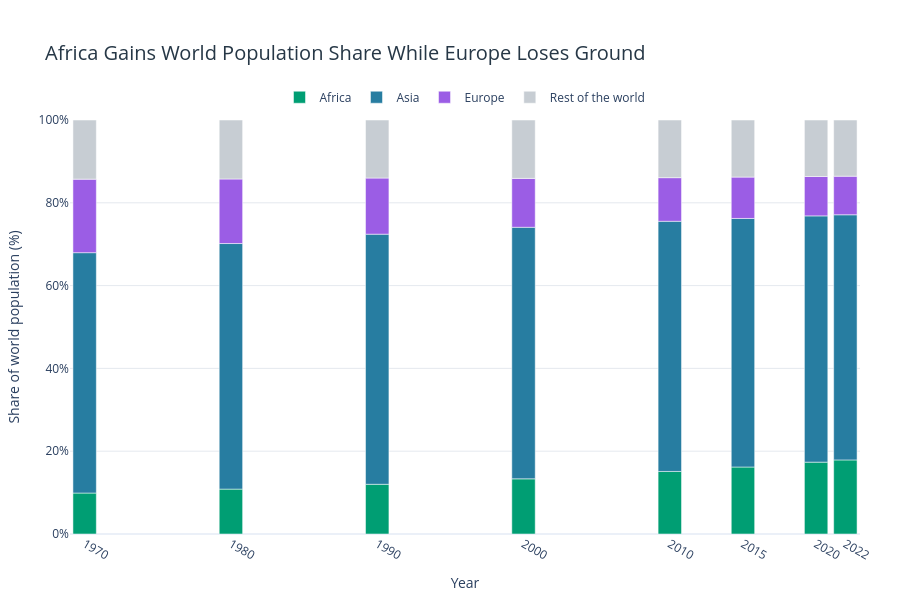

The cell this chart's notebook holds for it:
### Markdown cell above
I chose a 100% stacked bar chart because it shows how each continent’s share of the world population changed over time. I grouped the three smaller continents together and used different colours to make the changes easier to compare.

### Code cell
q7_df = df_long.copy()

q7_df['Group'] = q7_df['Continent'].replace({
    'North America': 'Rest of the world',
    'South America': 'Rest of the world',
    'Oceania': 'Rest of the world'
})

q7_grouped = q7_df.groupby(
    ['Year', 'Group'], as_index=False
)['Population'].sum()

q7_grouped['World Total'] = q7_grouped.groupby(
    'Year'
)['Population'].transform('sum')

q7_grouped['World Share (%)'] = (
    q7_grouped['Population'] / q7_grouped['World Total']
) * 100

group_order = [
    'Africa',
    'Asia',
    'Europe',
    'Rest of the world'
]

colors = {
    'Africa': '#009E73',
    'Asia': '#277DA1',
    'Europe': '#9B5DE5',
    'Rest of the world': '#C7CDD3'
}

fig = px.bar(
    q7_grouped,
    x='Year',
    y='World Share (%)',
    color='Group',
    category_orders={'Group': group_order},
    color_discrete_map=colors,
    barmode='relative',
    title='Africa Gains World Population Share While Europe Loses Ground',
    labels={
        'Year': 'Year',
        'World Share (%)': 'Share of world population (%)',
        'Group': ''
    }
)

fig.update_layout(
    template='plotly_white',
    height=600,
    title_font=dict(size=20, color='#263746'),
    barnorm='percent',
    yaxis=dict(
        range=[0, 100],
        ticksuffix='%',
        showgrid=True,
        gridcolor='#E5E9EF'
    ),
    xaxis=dict(
        tickmode='array',
        tickvals=[1970, 1980, 1990, 2000, 2010, 2015, 2020, 2022],
        showgrid=False
    ),
    legend=dict(
        orientation='h',
        yanchor='bottom',
        y=1.02,
        xanchor='center',
        x=0.5
    ),
    margin=dict(l=70, r=40, t=120, b=60)
)

fig.show()
fig.write_image("/Users/gvsujith/Desktop/dataviz-exercises-sujith/quiz/charts/Q7_population_share.png", scale=2)

### Figure 1 — Plotly figure (JSON) as saved in the notebook; plotly's stock layout.template omitted (floating-point values rounded to 4 significant figures)
{"data": [{"hovertemplate": "=Africa<br>Year=%{x}<br>Share of world population (%)=%{y}<extra></extra>", "legendgroup": "Africa", "marker": {"color": "#009E73", "pattern": {"shape": ""}}, "name": "Africa", "orientation": "v", "showlegend": true, "textposition": "auto", "type": "bar", "x": [1970, 1980, 1990, 2000, 2010, 2015, 2020, 2022], "xaxis": "x", "y": [9.893, 10.84, 12.01, 13.32, 15.11, 16.18, 17.36, 17.89], "yaxis": "y"}, {"hovertemplate": "=Asia<br>Year=%{x}<br>Share of world population (%)=%{y}<extra></extra>", "legendgroup": "Asia", "marker": {"color": "#277DA1", "pattern": {"shape": ""}}, "name": "Asia", "orientation": "v", "showlegend": true, "textposition": "auto", "type": "bar", "x": [1970, 1980, 1990, 2000, 2010, 2015, 2020, 2022], "xaxis": "x", "y": [58.06, 59.32, 60.41, 60.76, 60.43, 60.05, 59.48, 59.21], "yaxis": "y"}, {"hovertemplate": "=Europe<br>Year=%{x}<br>Share of world population (%)=%{y}<extra></extra>", "legendgroup": "Europe", "marker": {"color": "#9B5DE5", "pattern": {"shape": ""}}, "name": "Europe", "orientation": "v", "showlegend": true, "textposition": "auto", "type": "bar", "x": [1970, 1980, 1990, 2000, 2010, 2015, 2020, 2022], "xaxis": "x", "y": [17.76, 15.59, 13.55, 11.81, 10.53, 9.987, 9.514, 9.32], "yaxis": "y"}, {"hovertemplate": "=Rest of the world<br>Year=%{x}<br>Share of world population (%)=%{y}<extra></extra>", "legendgroup": "Rest of the world", "marker": {"color": "#C7CDD3", "pattern": {"shape": ""}}, "name": "Rest of the world", "orientation": "v", "showlegend": true, "textposition": "auto", "type": "bar", "x": [1970, 1980, 1990, 2000, 2010, 2015, 2020, 2022], "xaxis": "x", "y": [14.29, 14.25, 14.02, 14.1, 13.93, 13.79, 13.65, 13.57], "yaxis": "y"}], "layout": {"barmode": "relative", "barnorm": "percent", "height": 600, "legend": {"orientation": "h", "title": {"text": ""}, "tracegroupgap": 0, "x": 0.5, "xanchor": "center", "y": 1.02, "yanchor": "bottom"}, "margin": {"b": 60, "l": 70, "r": 40, "t": 120}, "title": {"font": {"color": "#263746", "size": 20}, "text": "Africa Gains World Population Share While Europe Loses Ground"}, "xaxis": {"anchor": "y", "domain": [0, 1], "showgrid": false, "tickmode": "array", "tickvals": [1970, 1980, 1990, 2000, 2010, 2015, 2020, 2022], "title": {"text": "Year"}}, "yaxis": {"anchor": "x", "domain": [0, 1], "gridcolor": "#E5E9EF", "range": [0, 100], "showgrid": true, "ticksuffix": "%", "title": {"text": "Share of world population (%)"}}}}
